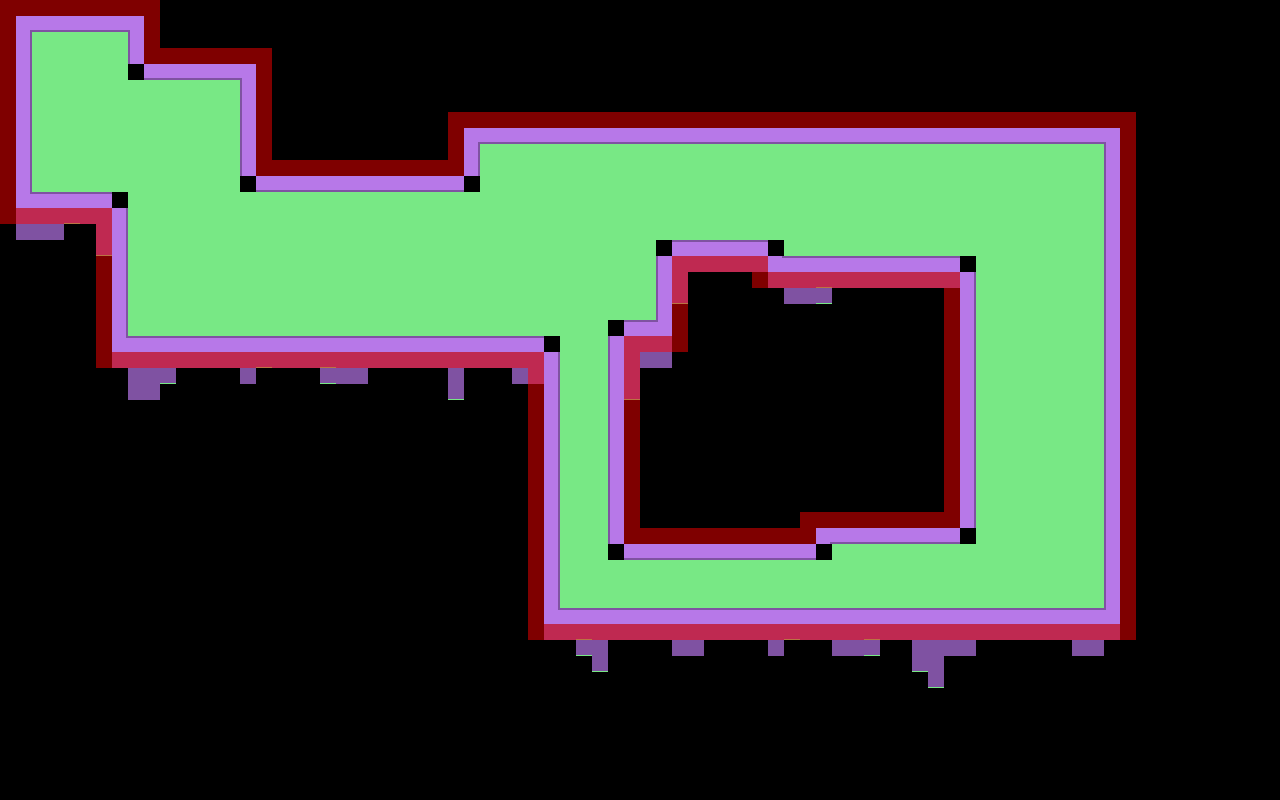

This game map was drawn from its Tiled (.tmx) file and the tilesets committed beside it. A one-line description and the trimmed map source follow:
An orthogonal 80x50 tile map with 16x16 px tiles, 2 tile layers (Sub Ground, Ground).

<map version="1.0" orientation="orthogonal" width="80" height="50" tilewidth="16" tileheight="16">
 <properties>
  <property name="name" value="testmap" />
 </properties>
 <tileset firstgid="1" source="../TileSets/LameSet.tsx" />
 <layer name="Sub Ground" width="80" height="50">
  <data>[4000 cells, 139 non-empty, 15 distinct tile ids]</data>
 </layer>
 <layer name="Ground" width="80" height="50">
  <data>[4000 cells, 1525 non-empty, 26 distinct tile ids]</data>
 </layer>
</map>